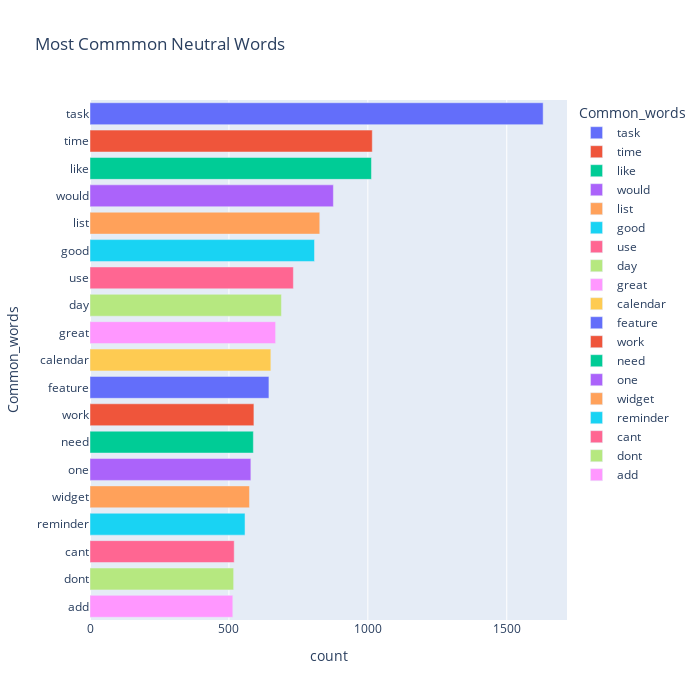

The notebook cell saved with this chart:
### Code cell
fig = px.bar(temp_neutral, x="count", y="Common_words", title='Most Commmon Neutral Words', orientation='h', 
             width=700, height=700,color='Common_words')
fig.show()

### Figure 1 — Plotly figure (JSON) as saved in the notebook; plotly's stock layout.template omitted (floating-point values rounded to 4 significant figures)
{"data": [{"alignmentgroup": "True", "hovertemplate": "Common_words=%{y}<br>count=%{x}<extra></extra>", "legendgroup": "task", "marker": {"color": "#636efa"}, "name": "task", "offsetgroup": "task", "orientation": "h", "showlegend": true, "textposition": "auto", "type": "bar", "x": [1631], "xaxis": "x", "y": ["task"], "yaxis": "y"}, {"alignmentgroup": "True", "hovertemplate": "Common_words=%{y}<br>count=%{x}<extra></extra>", "legendgroup": "time", "marker": {"color": "#EF553B"}, "name": "time", "offsetgroup": "time", "orientation": "h", "showlegend": true, "textposition": "auto", "type": "bar", "x": [1016], "xaxis": "x", "y": ["time"], "yaxis": "y"}, {"alignmentgroup": "True", "hovertemplate": "Common_words=%{y}<br>count=%{x}<extra></extra>", "legendgroup": "like", "marker": {"color": "#00cc96"}, "name": "like", "offsetgroup": "like", "orientation": "h", "showlegend": true, "textposition": "auto", "type": "bar", "x": [1013], "xaxis": "x", "y": ["like"], "yaxis": "y"}, {"alignmentgroup": "True", "hovertemplate": "Common_words=%{y}<br>count=%{x}<extra></extra>", "legendgroup": "would", "marker": {"color": "#ab63fa"}, "name": "would", "offsetgroup": "would", "orientation": "h", "showlegend": true, "textposition": "auto", "type": "bar", "x": [876], "xaxis": "x", "y": ["would"], "yaxis": "y"}, {"alignmentgroup": "True", "hovertemplate": "Common_words=%{y}<br>count=%{x}<extra></extra>", "legendgroup": "list", "marker": {"color": "#FFA15A"}, "name": "list", "offsetgroup": "list", "orientation": "h", "showlegend": true, "textposition": "auto", "type": "bar", "x": [827], "xaxis": "x", "y": ["list"], "yaxis": "y"}, {"alignmentgroup": "True", "hovertemplate": "Common_words=%{y}<br>count=%{x}<extra></extra>", "legendgroup": "good", "marker": {"color": "#19d3f3"}, "name": "good", "offsetgroup": "good", "orientation": "h", "showlegend": true, "textposition": "auto", "type": "bar", "x": [808], "xaxis": "x", "y": ["good"], "yaxis": "y"}, {"alignmentgroup": "True", "hovertemplate": "Common_words=%{y}<br>count=%{x}<extra></extra>", "legendgroup": "use", "marker": {"color": "#FF6692"}, "name": "use", "offsetgroup": "use", "orientation": "h", "showlegend": true, "textposition": "auto", "type": "bar", "x": [732], "xaxis": "x", "y": ["use"], "yaxis": "y"}, {"alignmentgroup": "True", "hovertemplate": "Common_words=%{y}<br>count=%{x}<extra></extra>", "legendgroup": "day", "marker": {"color": "#B6E880"}, "name": "day", "offsetgroup": "day", "orientation": "h", "showlegend": true, "textposition": "auto", "type": "bar", "x": [689], "xaxis": "x", "y": ["day"], "yaxis": "y"}, {"alignmentgroup": "True", "hovertemplate": "Common_words=%{y}<br>count=%{x}<extra></extra>", "legendgroup": "great", "marker": {"color": "#FF97FF"}, "name": "great", "offsetgroup": "great", "orientation": "h", "showlegend": true, "textposition": "auto", "type": "bar", "x": [668], "xaxis": "x", "y": ["great"], "yaxis": "y"}, {"alignmentgroup": "True", "hovertemplate": "Common_words=%{y}<br>count=%{x}<extra></extra>", "legendgroup": "calendar", "marker": {"color": "#FECB52"}, "name": "calendar", "offsetgroup": "calendar", "orientation": "h", "showlegend": true, "textposition": "auto", "type": "bar", "x": [651], "xaxis": "x", "y": ["calendar"], "yaxis": "y"}, {"alignmentgroup": "True", "hovertemplate": "Common_words=%{y}<br>count=%{x}<extra></extra>", "legendgroup": "feature", "marker": {"color": "#636efa"}, "name": "feature", "offsetgroup": "feature", "orientation": "h", "showlegend": true, "textposition": "auto", "type": "bar", "x": [644], "xaxis": "x", "y": ["feature"], "yaxis": "y"}, {"alignmentgroup": "True", "hovertemplate": "Common_words=%{y}<br>count=%{x}<extra></extra>", "legendgroup": "work", "marker": {"color": "#EF553B"}, "name": "work", "offsetgroup": "work", "orientation": "h", "showlegend": true, "textposition": "auto", "type": "bar", "x": [590], "xaxis": "x", "y": ["work"], "yaxis": "y"}, {"alignmentgroup": "True", "hovertemplate": "Common_words=%{y}<br>count=%{x}<extra></extra>", "legendgroup": "need", "marker": {"color": "#00cc96"}, "name": "need", "offsetgroup": "need", "orientation": "h", "showlegend": true, "textposition": "auto", "type": "bar", "x": [588], "xaxis": "x", "y": ["need"], "yaxis": "y"}, {"alignmentgroup": "True", "hovertemplate": "Common_words=%{y}<br>count=%{x}<extra></extra>", "legendgroup": "one", "marker": {"color": "#ab63fa"}, "name": "one", "offsetgroup": "one", "orientation": "h", "showlegend": true, "textposition": "auto", "type": "bar", "x": [579], "xaxis": "x", "y": ["one"], "yaxis": "y"}, {"alignmentgroup": "True", "hovertemplate": "Common_words=%{y}<br>count=%{x}<extra></extra>", "legendgroup": "widget", "marker": {"color": "#FFA15A"}, "name": "widget", "offsetgroup": "widget", "orientation": "h", "showlegend": true, "textposition": "auto", "type": "bar", "x": [574], "xaxis": "x", "y": ["widget"], "yaxis": "y"}, {"alignmentgroup": "True", "hovertemplate": "Common_words=%{y}<br>count=%{x}<extra></extra>", "legendgroup": "reminder", "marker": {"color": "#19d3f3"}, "name": "reminder", "offsetgroup": "reminder", "orientation": "h", "showlegend": true, "textposition": "auto", "type": "bar", "x": [558], "xaxis": "x", "y": ["reminder"], "yaxis": "y"}, {"alignmentgroup": "True", "hovertemplate": "Common_words=%{y}<br>count=%{x}<extra></extra>", "legendgroup": "cant", "marker": {"color": "#FF6692"}, "name": "cant", "offsetgroup": "cant", "orientation": "h", "showlegend": true, "textposition": "auto", "type": "bar", "x": [519], "xaxis": "x", "y": ["cant"], "yaxis": "y"}, {"alignmentgroup": "True", "hovertemplate": "Common_words=%{y}<br>count=%{x}<extra></extra>", "legendgroup": "dont", "marker": {"color": "#B6E880"}, "name": "dont", "offsetgroup": "dont", "orientation": "h", "showlegend": true, "textposition": "auto", "type": "bar", "x": [517], "xaxis": "x", "y": ["dont"], "yaxis": "y"}, {"alignmentgroup": "True", "hovertemplate": "Common_words=%{y}<br>count=%{x}<extra></extra>", "legendgroup": "add", "marker": {"color": "#FF97FF"}, "name": "add", "offsetgroup": "add", "orientation": "h", "showlegend": true, "textposition": "auto", "type": "bar", "x": [514], "xaxis": "x", "y": ["add"], "yaxis": "y"}], "layout": {"barmode": "relative", "height": 700, "legend": {"title": {"text": "Common_words"}, "tracegroupgap": 0}, "title": {"text": "Most Commmon Neutral Words"}, "width": 700, "xaxis": {"anchor": "y", "domain": [0, 1], "title": {"text": "count"}}, "yaxis": {"anchor": "x", "categoryarray": ["add", "dont", "cant", "reminder", "widget", "one", "need", "work", "feature", "calendar", "great", "day", "use", "good", "list", "would", "like", "time", "task"], "categoryorder": "array", "domain": [0, 1], "title": {"text": "Common_words"}}}}
